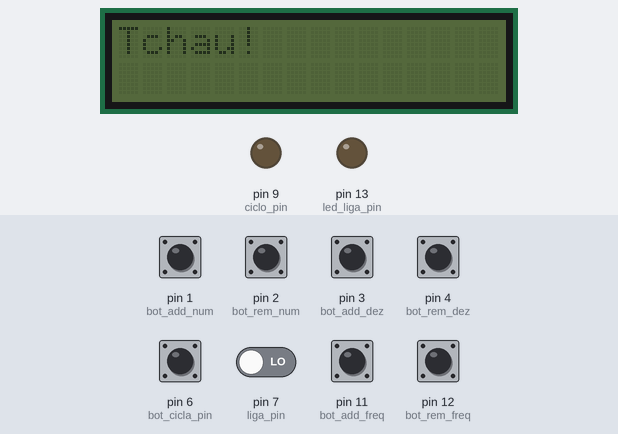
Bench run of a sketch on a simulated Arduino Uno, built with avr-gcc and run on an emulated ATmega328P. Parts: 16×2 character LCD, output pins drawn as LEDs (lit = HIGH). The inputs (shaded band) are chosen by the test bench; at power-on: pin 1 (bot_add_num), pin 2 (bot_rem_num), pin 3 (bot_add_dez), pin 4 (bot_rem_dez), pin 6 (bot_cicla_pin), pin 7 (liga_pin), pin 11 (bot_add_freq), pin 12 (bot_rem_freq) LOW.

Above: at 1.2 s.
1.3 s: pin 7 (liga_pin) driven HIGH
At 2.9 s:
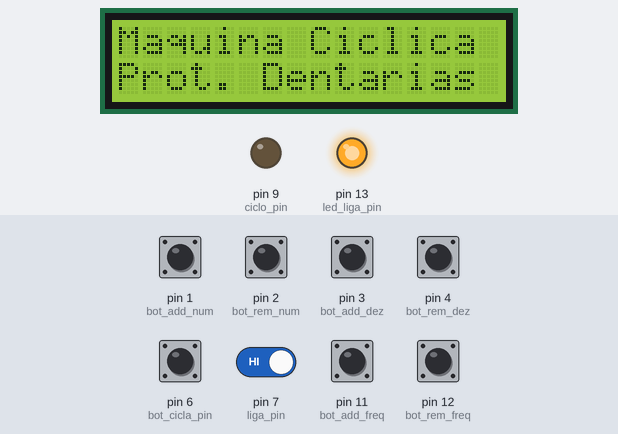
6.6 s: pin 7 (liga_pin) driven LOW
At 9.5 s:
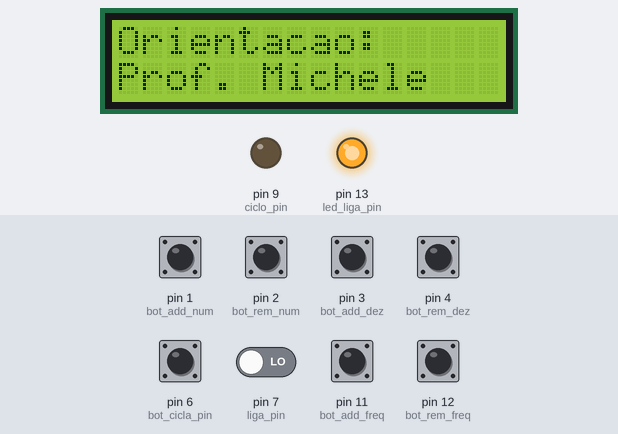
12.6 s: pin 7 (liga_pin) driven HIGH
At 13.3 s:
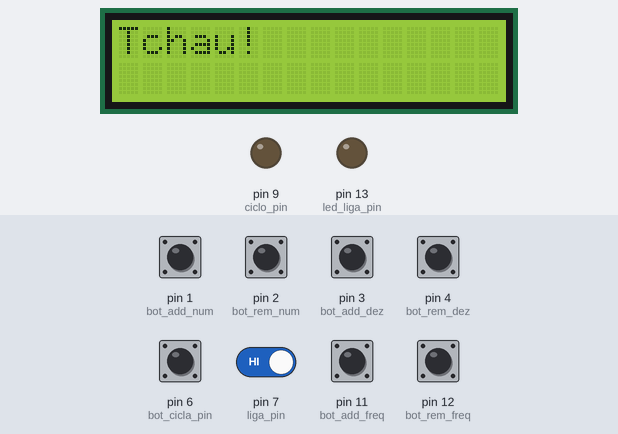
Timing chart, 0 to 16.1 s (numbered marks = the images above; inputs shaded):
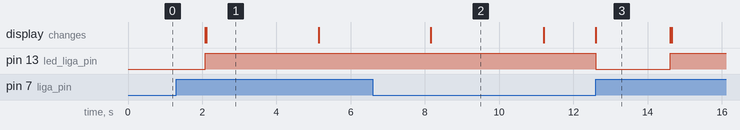

Measured:
- after the input at 1.3 s, pin 13 (led_liga_pin): LOW → HIGH after 0.78 s; the display: first differs from a run without the input after 0.81 s (image 1)
- after the input at 6.6 s, pin 13 (led_liga_pin): stays HIGH (without the input it goes to LOW after 4.6 s)
- after the input at 12.6 s, pin 13 (led_liga_pin): HIGH → LOW at once, → HIGH 2.0 s later; the display: changes at once (image 3)
- what the display in image 1 shows lasts 3.0 s, from 2.1 s to 5.1 s
- what the display in image 3 shows lasts 2.0 s, from 12.6 s to 14.6 s

The sketch:

Sistema_V2.ino
```cpp
//Livrarias
#include <Wire.h>
#include <LiquidCrystal_I2C.h>
#include <String.h>


// Definição dos pinos no arduino

int bot_cicla_pin = 6; //define input do botão
int ciclo_pin = 9; //define output do ciclo
int liga_pin  = 7; //liga e desliga o sistema
int led_liga_pin = 13;// led indicando liga e desliga
int bot_add_num = 1;// aumenta o numero de ciclos
int bot_rem_num = 2;// remove o numero de ciclos
int bot_add_dez = 3;// aumenta o numero de dezenas
int bot_rem_dez = 4;// remove o numero de dezenas
int bot_add_freq = 11;// aumenta o numero de frequencia
int bot_rem_freq = 12;// remove o numero de frequencia

// Variaveis do programa

//temporizadores dos botoes
unsigned long tempo_bot_liga; // botao liga/desliga
unsigned long tempo_bot_cicla; // botao cicla
unsigned long tempo_bot_add_num; // botao aumenta o numero
unsigned long tempo_bot_rem_num; // botao remove o numero
unsigned long tempo_bot_add_dez; // botao aumenta a dezena
unsigned long tempo_bot_rem_dez; // botao remove a dezena
unsigned long tempo_bot_add_freq; // botao aumenta a frequencia
unsigned long tempo_bot_rem_freq; // botao remove a frequencia

//controle

LiquidCrystal_I2C lcd(0x27,16,2);  // Criando um LCD de 16x2 no endereço 0x27
boolean liga_desliga =  LOW; // coloca o estado em liga ou desliga dos botoes
boolean ligado =  HIGH; // diz a mensagem Oi uma vez
int num_dez = 1; // mostra a dezena na qual vai ser adicionada
int num_ciclo = 1; // numero de ciclos
int frequencia = 2; // setup de frequencia


//Setup

void setup() {
  pinMode(bot_cicla_pin,INPUT); //botao de ciclo pra input
  pinMode(ciclo_pin,OUTPUT); //rele pra output
  pinMode(liga_pin,INPUT); //liga/desliga pra input
  pinMode(led_liga_pin,OUTPUT);//led do lig/des pra output

  analogWrite(ciclo_pin,LOW); //startup rele off
  digitalWrite(led_liga_pin,LOW); //led do lig/des desligado

  lcd.init();        //Inicia o LCD
}
void loop() {
 bot_liga();
}


//Botao de adicionar numero de unidade
void bot_add_num_func(){
 int estado = digitalRead(bot_add_num);
 if (estado == HIGH && (millis()- tempo_bot_add_num)>100){
       if(num_ciclo < 99){
        num_ciclo += 1;
       }
       display_atualiza();
       delay(1000);
      }
}

//Botao de remover numero de unidade
void bot_rem_num_func(){
 int estado = digitalRead(bot_rem_num);
 if (estado == HIGH && (millis()- tempo_bot_rem_num)>100){
       if(num_ciclo > 1){
        num_ciclo -= 1;
       }
       display_atualiza();
       delay(1000);
      }
}

//Botao de adicionar numero de dezenas
void bot_add_dez_func(){
 int estado = digitalRead(bot_add_dez);
 if (estado == HIGH && (millis()- tempo_bot_add_dez)>100){
       if(num_dez < 9){
        num_dez += 1;
       }
       display_atualiza();
       delay(1000);
      }
}

//Botao de remover numero de dezenas
void bot_rem_dez_func(){
 int estado_rem = digitalRead(bot_rem_dez);
 if (estado_rem == HIGH && (millis()- tempo_bot_rem_dez)>100){
       if(num_dez > 0){
        num_dez -= 1;
       }
       display_atualiza();
       delay(1000);
      }
}

//Botao de adicionar numero de frequencia
void bot_add_freq_func(){
 int estado = digitalRead(bot_add_freq);
 if (estado == HIGH && (millis()- tempo_bot_add_freq)>100){
       if(frequencia < 15){
        frequencia += 1;
       }
       display_atualiza();
       delay(1000);
      }
}

//Botao de remover numero de frequencia
void bot_rem_freq_func(){
 int estado = digitalRead(bot_rem_freq);
 if (estado == HIGH && (millis()- tempo_bot_rem_freq)>100){
       if(frequencia > 1){
        frequencia -= 1;
       }
       display_atualiza();
       delay(1000);
      }
}


// Verifica estado do botao liga e desliga
void bot_liga(){
  int estado_lig = digitalRead(liga_pin);
  if (estado_lig == HIGH && (millis()- tempo_bot_liga)>500){
       liga_desliga = !liga_desliga;
       tempo_bot_liga = millis();
      }
  if (liga_desliga == HIGH){
    digitalWrite(led_liga_pin,HIGH);
    bot_cicla();
    bot_add_num_func();
    bot_rem_num_func();
    bot_add_dez_func();
    bot_rem_dez_func();
    bot_add_freq_func();
    bot_rem_freq_func();
    if ( ligado == HIGH){
      display_liga();
      ligado = LOW;
    }

  }
  else if (liga_desliga == LOW){
    digitalWrite(led_liga_pin,LOW);
    display_desliga();
    ligado = HIGH;
  }
}

//Display liga e desliga
void display_liga(){
  lcd.backlight();            // Ligando o BackLight do LCD
  lcd.clear();                // limpa a tela
  lcd.print("Maquina Ciclica");
  lcd.setCursor(0,1);
  lcd.print("Prot. Dentarias");
  delay(3000);
  lcd.clear();
  lcd.print("Tcc Realizado:");
  lcd.setCursor(0,1);
  lcd.print("Rogers e Felipe");
  delay(3000);
  lcd.clear();
  lcd.print("Orientacao:");
  lcd.setCursor(0,1);
  lcd.print("Prof. Michele");
  delay(3000);
  display_atualiza();
  }

void display_desliga(){
  lcd.clear();
  lcd.print("Tchau!"); // Exibindo no Lcd Tchau!
  delay(2000);
  lcd.clear();
  lcd.noBacklight(); // Desliga o BackLight do LCD
  }

//Atualiza Tela
void display_atualiza(){
  lcd.clear();
  lcd.print("Ciclos:");
  lcd.setCursor(8,0);
  lcd.print(num_ciclo);
  lcd.setCursor(10,0);
  lcd.print("x 10^");
  lcd.setCursor(15,0);
  lcd.print(num_dez);
  lcd.setCursor(0,1);
  lcd.print("Frequencia:");
  lcd.setCursor(12,1);
  lcd.print(frequencia);
  lcd.setCursor(14,1);
  lcd.print("Hz");
  }


// Verifica estado do botão de ciclo
void bot_cicla(){
 int estado = digitalRead(bot_cicla_pin);
 if (estado == HIGH && (millis()- tempo_bot_cicla)>100){
       ciclo();
      }
}


// ciclo completo
void ciclo() {
  int freq_real = frequencia*02;  // normalização pro programa
  int inc = 1000/frequencia;      //incremento
  int pulso = inc;                //tempo entre pulsos
  int ciclos  = num_ciclo*pow(10,num_dez)*inc;    // tempo total dos ciclos em ms
  for(inc; inc<=ciclos; inc += pulso){
    analogWrite(ciclo_pin,255); //255 no analogico é on
    delay(pulso/2);
    analogWrite(ciclo_pin,0); //255 no analogico é on
    delay(pulso-pulso/2);
     }
  tempo_bot_cicla = millis();
}
```
